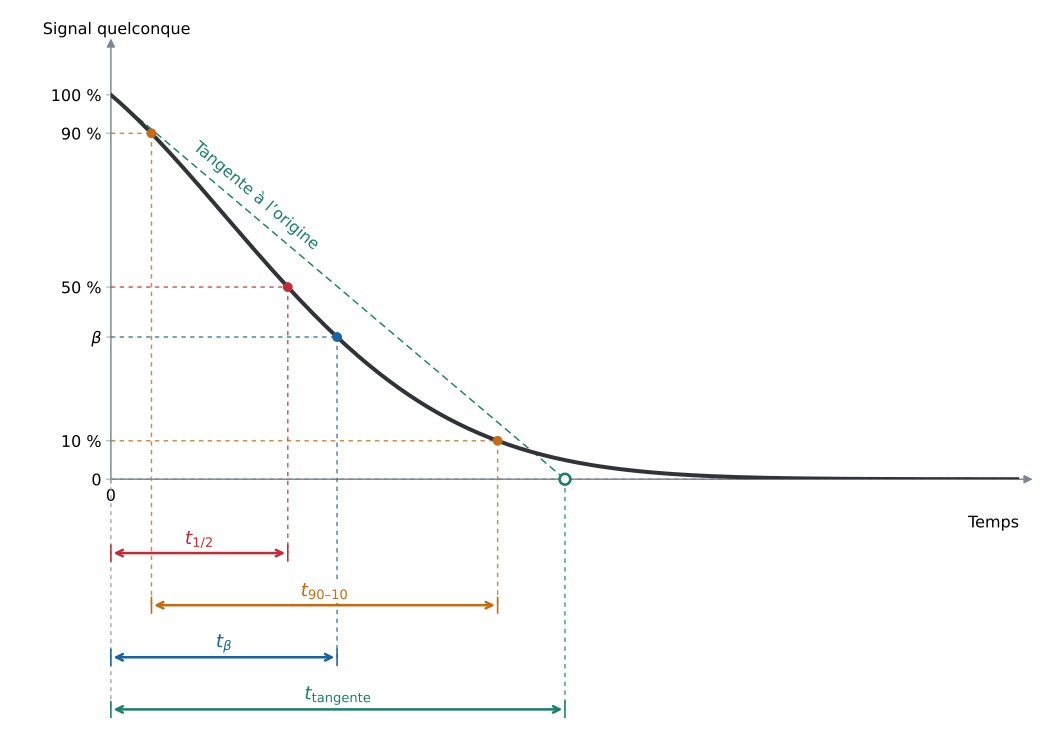

The script that drew this image:
"""Descente non exponentielle : définitions graphiques des temps caractéristiques."""
from pathlib import Path
import os
os.environ.setdefault('MPLCONFIGDIR', '/tmp/matplotlib-rcmes')
import numpy as np
import matplotlib
matplotlib.use('Agg')
import matplotlib.pyplot as plt

out = Path(__file__).resolve().parent
plt.rcParams.update({'font.family': 'DejaVu Sans', 'font.size': 12,
                     'axes.spines.top': False, 'axes.spines.right': False})
fig, ax = plt.subplots(figsize=(11, 7.8))
fig.subplots_adjust(left=.105, right=.965, top=.94, bottom=.36)
blue, orange, purple, green = '#1764a0', '#c66b13', '#c42b38', '#19816b'
# La valeur absolue de la pente augmente puis diminue : la descente
# n'est pas exponentielle simple. La pente initiale vaut -0,4.
def response(t):
    return np.exp(-.4*t - .32*t**2)
def crossing(p):
    return (-.4 + np.sqrt(.4**2 - 1.28*np.log(p))) / .64
beta = .37
th, t10, t90, tbeta = [crossing(p) for p in [.5, .1, .9, beta]]
ttan = 2.5
t = np.linspace(0, 5, 1000)
ax.plot(t, response(t), color='#303438', lw=3, zorder=4)
ax.axhline(0, color='#63717c', lw=1.1, ls=(0,(3,3)), alpha=.8)
ax.plot([0,ttan], [1,0], color=green, lw=1.1, ls=(0,(5,3)))
ax.scatter([ttan],[0], s=65, facecolors='white', edgecolors=green, linewidths=2, zorder=6, clip_on=False)
ax.text(.45,.86,'Tangente à l’origine', color=green, fontsize=12,
        rotation=-40, rotation_mode='anchor')
ax.set_xlim(0,5)
ax.set_ylim(0,1.13)
ax.set_yticks([0,.1,beta,.5,.9,1], ['0','10 %',r'$\beta$','50 %','90 %','100 %'])
ax.set_xticks([0], ['0'])
ax.set_xlabel('Temps', loc='right', labelpad=8)
ax.text(-.075, 1.025, 'Signal quelconque', transform=ax.transAxes, ha='left')
ax.spines[['left','bottom']].set_visible(False)
# Axes fléchés, indépendants des repères de construction.
for endpoint in [(1.015, 0), (0, 1.015)]:
    ax.annotate('', xy=endpoint, xytext=(0, 0), xycoords='axes fraction',
                arrowprops=dict(arrowstyle='-|>', color='#7d8790', lw=1.1,
                                mutation_scale=13, shrinkA=0, shrinkB=0),
                annotation_clip=False, zorder=2)
ax.tick_params(color='#a1aab2')
trans = ax.get_xaxis_transform()
def guide(x,level,row,color):
    ax.plot([0,x],[level,level], color=color, lw=1.1, ls=(0,(3,3)), alpha=.8)
    ax.plot([x,x],[level/ax.get_ylim()[1],row], transform=trans,
            color=color, lw=1.1, ls=(0,(3,3)), alpha=.8, clip_on=False)
    ax.scatter([x],[level], s=40, color=color, zorder=6)
def interval(a,b,row,color,label):
    ax.annotate('',xy=(a,row),xytext=(b,row),xycoords=trans,
                arrowprops=dict(arrowstyle='<->',color=color,lw=1.9),annotation_clip=False)
    for x in [a,b]:
        ax.plot([x,x],[row-.018,row+.018],transform=trans,color=color,lw=1.2,clip_on=False)
    ax.text((a+b)/2,row+.010,label,transform=trans,ha='center',va='bottom',
            color=color,fontsize=14,clip_on=False,
            bbox=dict(facecolor='white',edgecolor='none',pad=1.5))
# Les projections se prolongent jusqu'à la flèche propre à chaque définition.
for x,level,row,color in [(th,.5,-.17,purple),(t10,.1,-.29,orange),
                           (t90,.9,-.29,orange),(tbeta,beta,-.41,blue)]:
    guide(x,level,row,color)
ax.plot([ttan,ttan],[0,-.53], transform=trans, color=green,
        lw=1.1, ls=(0,(3,3)), alpha=.8, clip_on=False)
ax.plot([0,0],[0,-.53],transform=trans,color='#9aa4ad',lw=1,
        ls=(0,(3,3)),clip_on=False)
interval(0,th,-.17,purple,r'$t_{1/2}$')
interval(t90,t10,-.29,orange,r'$t_{90–10}$')
interval(0,tbeta,-.41,blue,r'$t_{\beta}$')
interval(0,ttan,-.53,green,r'$t_{\mathrm{tangente}}$')
for ext in ['png','svg']:
    fig.savefig(out/f'{Path(__file__).stem}.{ext}', dpi=200, facecolor='white')
plt.close(fig)
print(f't1/2={th:.3f}, t90–10={t10-t90:.3f}, tbeta={tbeta:.3f}, ttangente={ttan:.3f}')
